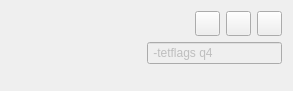
     <widget class="QWidget" name="page_3">
      <property name="geometry">
       <rect>
        <x>0</x>
        <y>0</y>
        <width>293</width>
        <height>91</height>
       </rect>
      </property>
      <attribute name="label">
       <string>4. Mesh Generation</string>
      </attribute>
      <layout class="QVBoxLayout" name="verticalLayout_5">
       <item>
        <layout class="QHBoxLayout" name="horizontalLayout_4">
         <item>
          <spacer name="horizontalSpacer_3">
           <property name="orientation">
            <enum>Qt::Horizontal</enum>
           </property>
           <property name="sizeHint" stdset="0">
            <size>
             <width>40</width>
             <height>20</height>
            </size>
           </property>
          </spacer>
         </item>
         <item>
          <widget class="QPushButton" name="pushButton_15">
           <property name="minimumSize">
            <size>
             <width>25</width>
             <height>25</height>
            </size>
           </property>
           <property name="maximumSize">
            <size>
             <width>25</width>
             <height>25</height>
            </size>
           </property>
           <property name="text">
            <string/>
           </property>
           <property name="icon">
            <iconset resource="../MainWindow.qrc">
             <normaloff>:/main_wind/figure/main_wind/open.png</normaloff>:/main_wind/figure/main_wind/open.png</iconset>
           </property>
          </widget>
         </item>
         <item>
          <widget class="QPushButton" name="pushButton_8">
           <property name="minimumSize">
            <size>
             <width>25</width>
             <height>25</height>
            </size>
           </property>
           <property name="maximumSize">
            <size>
             <width>25</width>
             <height>25</height>
            </size>
           </property>
           <property name="text">
            <string/>
           </property>
           <property name="icon">
            <iconset resource="../CADWindow.qrc">
             <normaloff>:/cad_wind/figure/cad_wind/ok.png</normaloff>:/cad_wind/figure/cad_wind/ok.png</iconset>
           </property>
          </widget>
         </item>
         <item>
          <widget class="QPushButton" name="pushButton_11">
           <property name="minimumSize">
            <size>
             <width>25</width>
             <height>25</height>
            </size>
           </property>
           <property name="maximumSize">
            <size>
             <width>25</width>
             <height>25</height>
            </size>
           </property>
           <property name="text">
            <string/>
           </property>
           <property name="icon">
            <iconset resource="../MeshWindow.qrc">
             <normaloff>:/new/prefix1/figure/mesh_wind/see.png</normaloff>:/new/prefix1/figure/mesh_wind/see.png</iconset>
           </property>
           <property name="checkable">
            <bool>true</bool>
           </property>
          </widget>
         </item>
        </layout>
       </item>
       <item>
        <layout class="QHBoxLayout" name="horizontalLayout_5">
         <item>
          <spacer name="horizontalSpacer">
           <property name="orientation">
            <enum>Qt::Horizontal</enum>
           </property>
           <property name="sizeHint" stdset="0">
            <size>
             <width>40</width>
             <height>20</height>
            </size>
           </property>
          </spacer>
         </item>
         <item>
          <widget class="QLineEdit" name="lineEdit">
           <property name="enabled">
            <bool>false</bool>
           </property>
           <property name="minimumSize">
            <size>
             <width>120</width>
             <height>0</height>
            </size>
           </property>
           <property name="font">
            <font>
             <pointsize>9</pointsize>
            </font>
           </property>
           <property name="text">
            <string> -tetflags q4</string>
           </property>
          </widget>
         </item>
        </layout>
       </item>
       <item>
        <spacer name="verticalSpacer_4">
         <property name="orientation">
          <enum>Qt::Vertical</enum>
         </property>
         <property name="sizeHint" stdset="0">
          <size>
           <width>20</width>
           <height>40</height>
          </size>
         </property>
        </spacer>
       </item>
      </layout>
     </widget>
